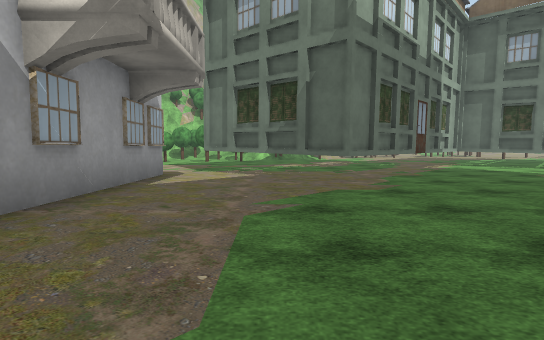
View 1 (above)

24 first-person views from a walk through a scene from a Unity 3-D project. The camera is 1.2 m above the floor, tilts 4° down and sees 80° across. Doors are open. The floor is counted in squares, 2 m on a side. Each view is taken from the middle of a square. On the plan, view 1 faces up. The plan holds only what a view shows up to about 10 squares ahead; the rest is blank. The place goes on beyond the plan. Some trees and plants on the terrain are drawn as simple stand-ins. The player is left out. Some surface patterns are stand-ins.

View 2
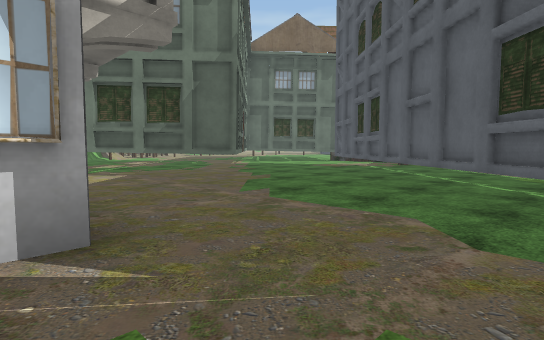

View 3
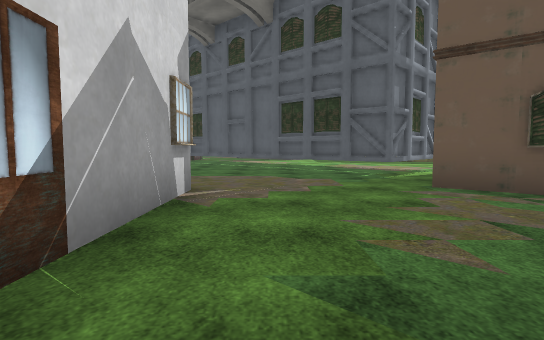

View 4
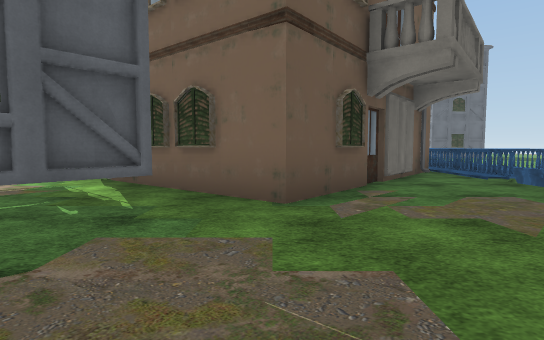

View 5
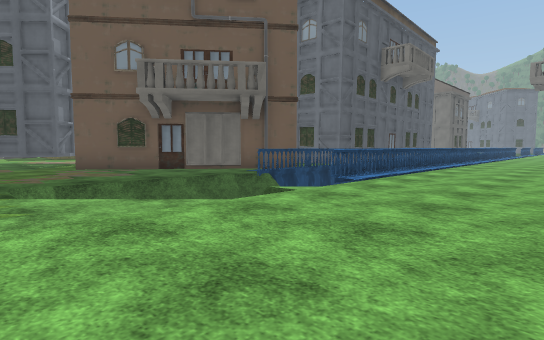

View 6
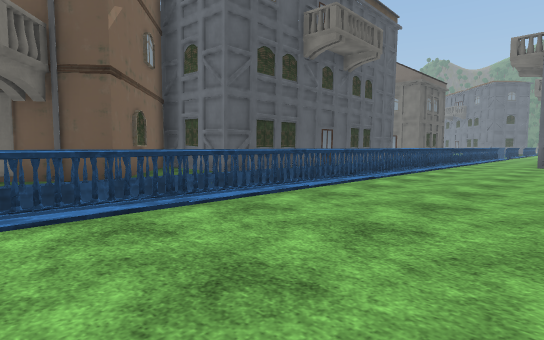

View 7
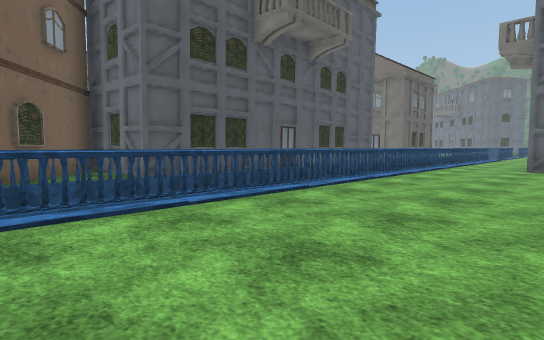

View 8
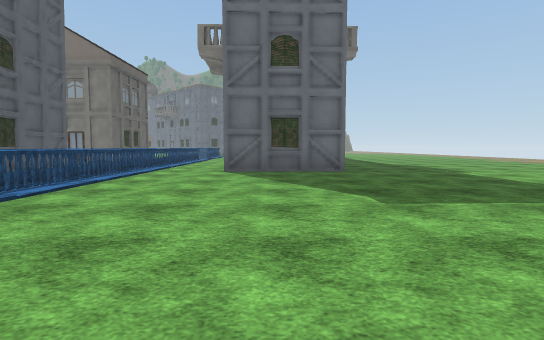

View 9
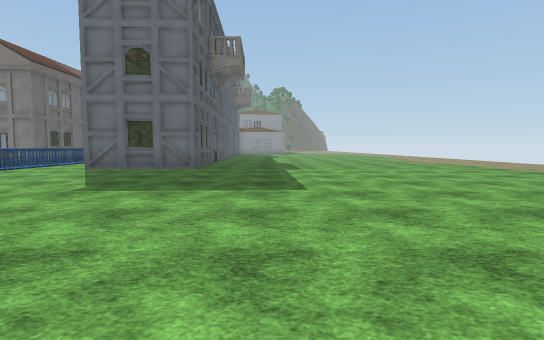

View 10
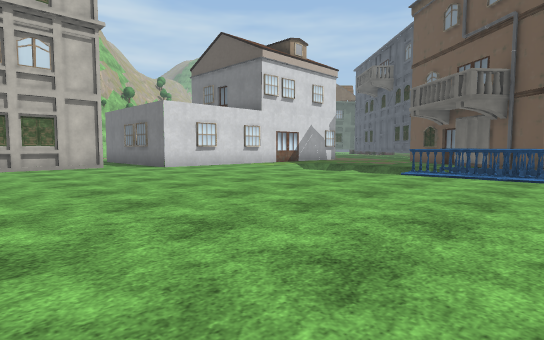

View 11
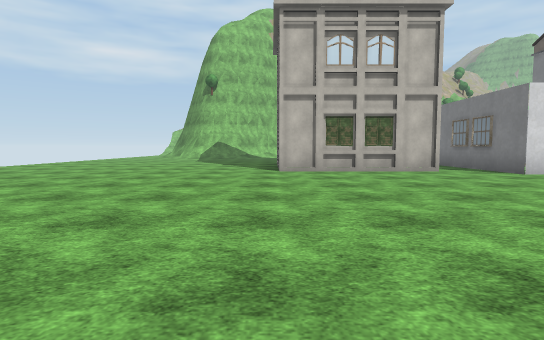

View 12
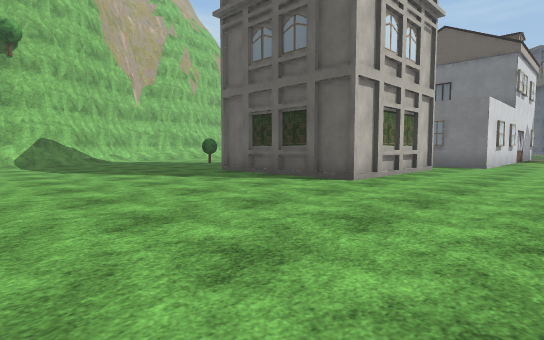

View 13
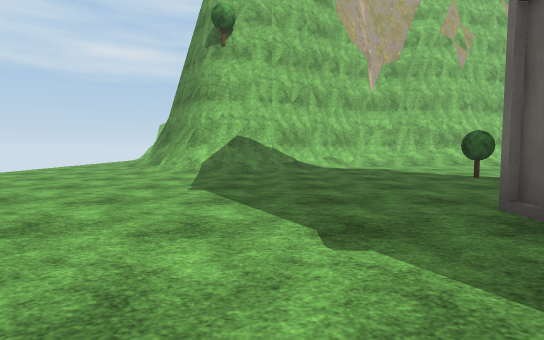

View 14
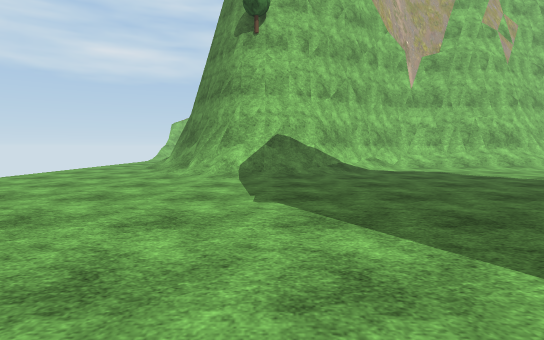

View 15
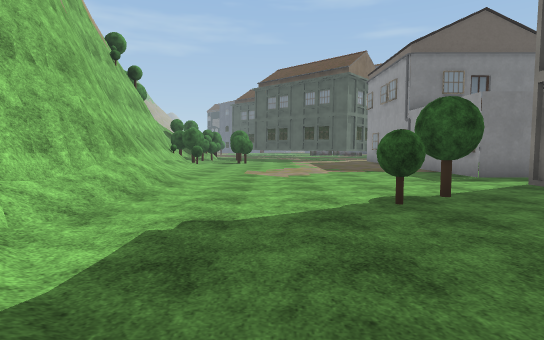

View 16
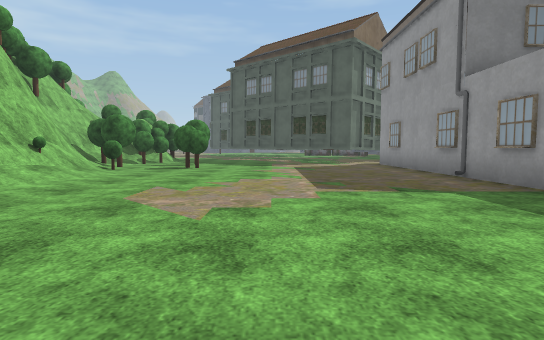

View 17
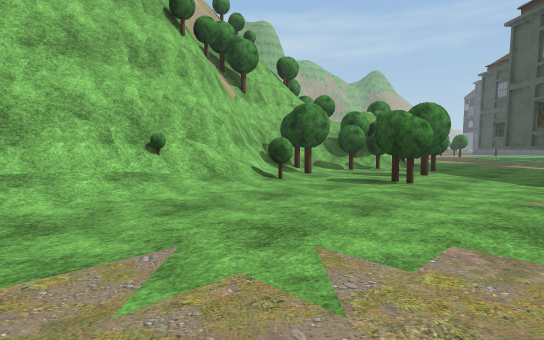

View 18
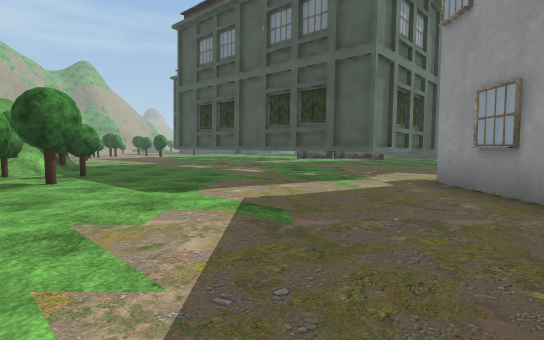

View 19
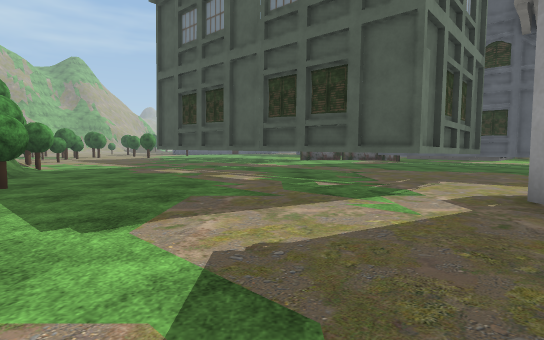

View 20
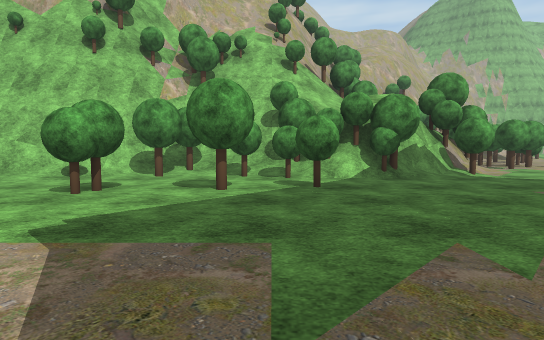

View 21
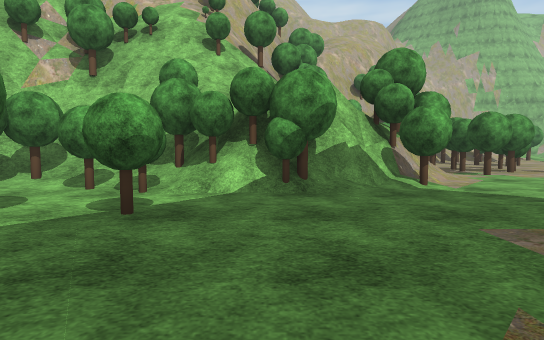

View 22
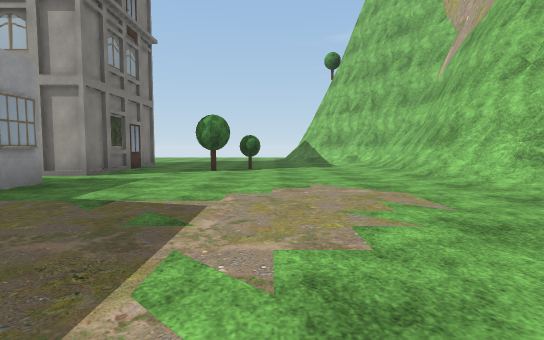

View 23
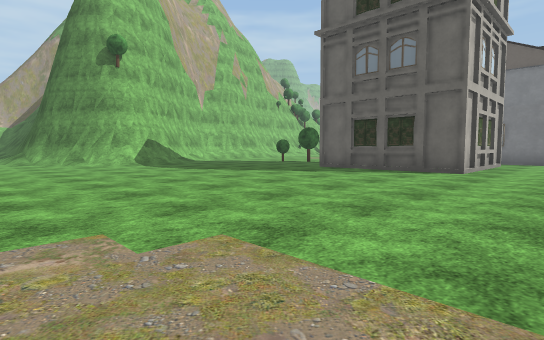

View 24
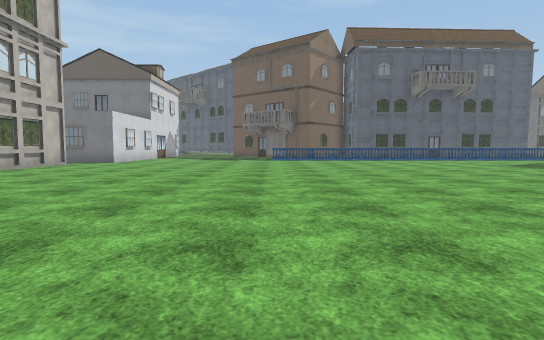

### Floor plan
Key: @ floor where view 1 was taken; # wall or solid block; x gap in a wall; . floor; / step, stairs or slope; = window, fence, low wall or low ledge; ~ water the walk can cross; ≈ water the walk keeps out of; v drop or lower ground; H house; B building; T tree.
Columns run from 25 left of view 1 to 8 right of it. Each row starts with its distance up from view 1.
 17                    ######=#TT.
 16              #######/T/TTT#T..
 15 ..#     #######==T/T...TTT....
 14 ..##  ###//////.......T.T.....
 13 ../####/............T.......H.
 12 ...////....................#
 11 ..........T...............##   H
 10  ........................H#  ##.##
  9  ..........T............H## ##...#
  8  .......................## ##....
  7  .......#####.B########..###H...
  6 ........#   #.##      #...##...H
  5 ........H   H.#       #.......#
  4 ........##   .#       #......##
  3 .........####.#      ##.....H#
  2 ..............#B B ###B....H##
  1 ...........................##
  0    ..............///.....@##
 -1     ............//  .....##
 -2    .............=  #...#.##
 -3   ..............   #..#####
 -4  ...............v #≈.##
 -5   ..............v ~###
 -6    .............x  ##
 -7     ............v  #
 -8      ...........x  # ##
 -9        .........v  # #H
-10       ..........x  #
-11      ...........v  #
-12      ...........x  #
-13     ............v  #
-14    .............x  #
-15   ..............x  #
-16   .........H#H#.v  #
-17   ..........   .x

Positions as (right, up) in squares from view 1, and headings:
1: (0, 0), facing up
2: (-3, 0), facing up-right
3: (-7, 1), facing right
4: (-2, 2), facing down
5: (-12, 1), facing down-right
6: (-12, -4), facing down-right
7: (-12, -6), facing down-right
8: (-12, -8), facing down
9: (-16, -7), facing down
10: (-16, -7), facing up-right
11: (-17, -5), facing up
12: (-22, 0), facing up-right
13: (-19, 4), facing up
14: (-20, 5), facing up
15: (-19, 12), facing right
16: (-14, 11), facing right
17: (-10, 11), facing up-right
18: (-8, 10), facing right
19: (-6, 10), facing right
20: (-2, 9), facing up
21: (0, 11), facing up
22: (-6, 11), facing left
23: (-25, 1), facing up-right
24: (-24, -4), facing right
